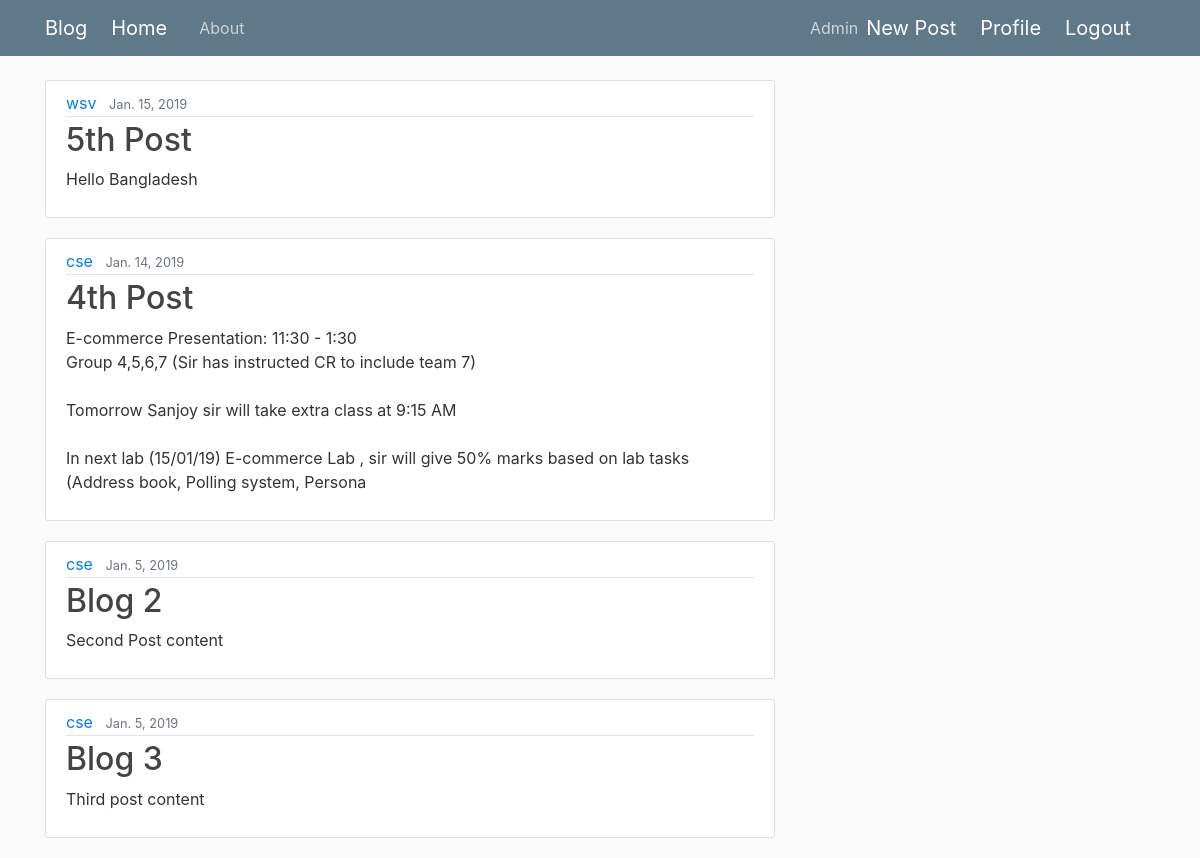
The app's page / (signed in) with its own data.
### blog/models.py (models this page shows, shortened)
class Post(models.Model):
    title = models.CharField(max_length=100)
    content = models.TextField()
    date_posted = models.DateField(default=timezone.now)
    author = models.ForeignKey(User, on_delete=models.CASCADE)

### blog/views.py (the view)
# urls.py: path('',PostListView.as_view(), name = 'blog-name'),
class PostListView(ListView):
    model = Post
    template_name = 'blog/home.html'
    context_object_name = 'posts'
    ordering = ['-date_posted']

### blog/templates/blog/home.html
{% extends "blog/base.html" %}
{% block content %}
      {% for post in posts %}
      <article class="media content-section">
            <div class="media-body">
               <div class="article-metadata">
                  <a class="mr-2" href="#">{{ post.author }}</a>
                  <small class="text-muted">{{ post.date_posted }}</small>
              </div>
               <h2><a class="article-title" href="{% url 'post-detail' post.id %}">{{ post.title }}</a></h2>
               <p class="article-content">{{ post.content }}</p>
            </div>
     </article>
      {% endfor %}
{% endblock content %}

### blog/static/blog/main.css (style rules this page uses)
body { background: #fafafa; color: #333333; margin-top: 5rem; }
h1, h2, h3, h4, h5, h6 { color: #444444; }
.content-section { background: #ffffff; padding: 10px 20px; border: 1px solid #dddddd; border-radius: 3px; margin-bottom: 20px; }
.article-title { color: #444444; }
.article-content { white-space: pre-line; }
.article-metadata { padding-bottom: 1px; margin-bottom: 4px; border-bottom: 1px solid #e3e3e3 }

### records on screen
Post: author "wsv", date_posted "Jan. 15, 2019", title "5th Post", content "Hello Bangladesh"
Post: author "cse", date_posted "Jan. 14, 2019", title "4th Post", content "E-commerce Presentation: 11:30 - 1:30 Group 4,5,6,7 (Sir has instructed CR to include team 7) Tomorrow Sanjoy sir will take extra class at 9:15 AM In next lab (15/01/19) E-commerce Lab , sir will give 50% marks based on lab tasks (Address book, Polling system, Persona"
Post: author "cse", date_posted "Jan. 5, 2019", title "Blog 2", content "Second Post content"
Post: author "cse", date_posted "Jan. 5, 2019", title "Blog 3", content "Third post content"
